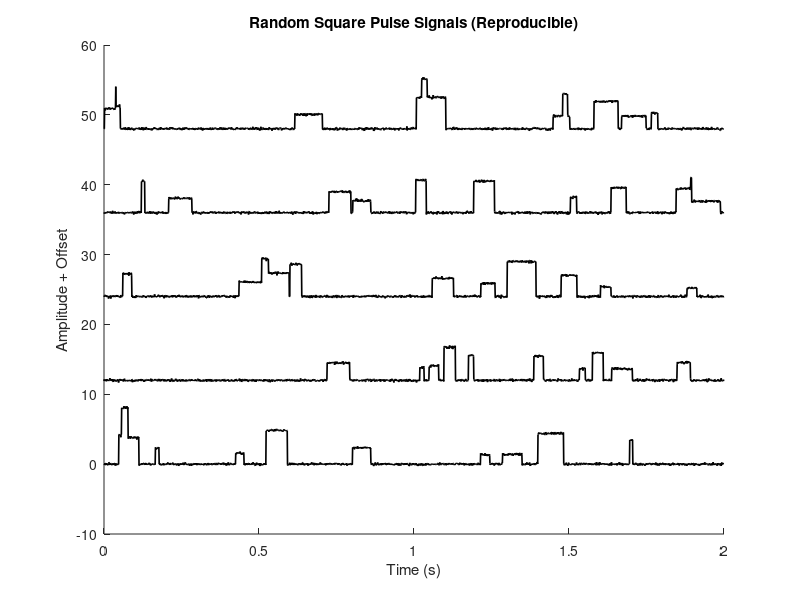

MATLAB code for this plot:
% Set random seed for reproducibility
rng(42);  % Change the number to get a different sequence

% Parameters
fs = 1000;              % Sampling frequency (Hz)
T = 2;                  % Duration (seconds)
t = 0:1/fs:T-1/fs;      % Time vector
n = length(t);          % Number of samples

nSignals = 5;           % Number of signals
yOffset = 12;           % Vertical offset between signals

nPulses = 10;                       % Number of square pulses per signal
minWidth = 0.01; maxWidth = 0.1;    % Pulse width range (seconds)
minAmp = 1; maxAmp = 5;             % Pulse amplitude range
noiseLevel = 0.2/2;                   % Noise amplitude

% Generate and plot signals
figure; hold on;
for s = 1:nSignals
    signal = zeros(size(t));
    
    % Generate random pulse positions, widths, and amplitudes
    pulseStarts = sort(rand(1, nPulses) * (T - maxWidth));
    pulseWidths = minWidth + rand(1, nPulses) * (maxWidth - minWidth);
    pulseAmps = minAmp + rand(1, nPulses) * (maxAmp - minAmp);

    % Construct pulses
    for k = 1:nPulses
        idx = t >= pulseStarts(k) & t < (pulseStarts(k) + pulseWidths(k));
        signal(idx) = signal(idx) + pulseAmps(k);
    end

    % Add noise and vertical offset
    noisySignal = signal + noiseLevel * randn(size(signal)) + (s - 1) * yOffset;

    % Plot in black
    plot(t, noisySignal, 'k', 'LineWidth', 1.2);
end

xlabel('Time (s)');
ylabel('Amplitude + Offset');
title('Random Square Pulse Signals (Reproducible)');
